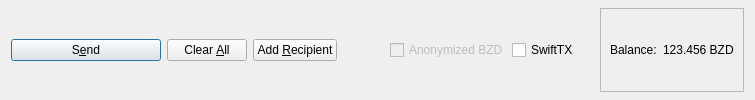
        <widget class="QFrame" name="frame_Send">
         <layout class="QHBoxLayout" name="horizontalLayout">
          <property name="topMargin">
           <number>4</number>
          </property>
          <property name="bottomMargin">
           <number>4</number>
          </property>
          <item>
           <widget class="QPushButton" name="sendButton">
            <property name="minimumSize">
             <size>
              <width>150</width>
              <height>0</height>
             </size>
            </property>
            <property name="toolTip">
             <string>Confirm the send action</string>
            </property>
            <property name="text">
             <string>S&amp;end</string>
            </property>
            <property name="icon">
             <iconset resource="../bitzayed.qrc">
              <normaloff>:/icons/send</normaloff>:/icons/send</iconset>
            </property>
            <property name="autoDefault">
             <bool>false</bool>
            </property>
            <property name="default">
             <bool>true</bool>
            </property>
           </widget>
          </item>
          <item>
           <widget class="QPushButton" name="clearButton">
            <property name="sizePolicy">
             <sizepolicy hsizetype="Minimum" vsizetype="Fixed">
              <horstretch>0</horstretch>
              <verstretch>0</verstretch>
             </sizepolicy>
            </property>
            <property name="toolTip">
             <string>Clear all fields of the form.</string>
            </property>
            <property name="text">
             <string>Clear &amp;All</string>
            </property>
            <property name="icon">
             <iconset resource="../bitzayed.qrc">
              <normaloff>:/icons/remove</normaloff>:/icons/remove</iconset>
            </property>
            <property name="autoDefault">
             <bool>false</bool>
            </property>
           </widget>
          </item>
          <item>
           <widget class="QPushButton" name="addButton">
            <property name="toolTip">
             <string>Send to multiple recipients at once</string>
            </property>
            <property name="text">
             <string>Add &amp;Recipient</string>
            </property>
            <property name="icon">
             <iconset resource="../bitzayed.qrc">
              <normaloff>:/icons/add</normaloff>:/icons/add</iconset>
            </property>
            <property name="autoDefault">
             <bool>false</bool>
            </property>
           </widget>
          </item>
          <item>
           <spacer name="horizontalSpacer">
            <property name="orientation">
             <enum>Qt::Horizontal</enum>
            </property>
            <property name="sizeType">
             <enum>QSizePolicy::MinimumExpanding</enum>
            </property>
            <property name="sizeHint" stdset="0">
             <size>
              <width>40</width>
              <height>20</height>
             </size>
            </property>
           </spacer>
          </item>
          <item>
           <layout class="QHBoxLayout" name="horizontalLayout_2">
            <property name="spacing">
             <number>3</number>
            </property>
            <property name="topMargin">
             <number>4</number>
            </property>
            <property name="bottomMargin">
             <number>4</number>
            </property>
            <item>
             <spacer name="horizontalSpacer_9">
              <property name="orientation">
               <enum>Qt::Horizontal</enum>
              </property>
              <property name="sizeType">
               <enum>QSizePolicy::Fixed</enum>
              </property>
              <property name="sizeHint" stdset="0">
               <size>
                <width>7</width>
                <height>20</height>
               </size>
              </property>
             </spacer>
            </item>
            <item>
             <widget class="QCheckBox" name="checkzBZD">
              <property name="enabled">
               <bool>false</bool>
              </property>
              <property name="text">
               <string>Anonymized BZD</string>
              </property>
             </widget>
            </item>
            <item>
             <widget class="QCheckBox" name="checkSwiftTX">
              <property name="enabled">
               <bool>true</bool>
              </property>
              <property name="minimumSize">
               <size>
                <width>85</width>
                <height>0</height>
               </size>
              </property>
              <property name="text">
               <string>SwiftTX</string>
              </property>
             </widget>
            </item>
            <item>
             <layout class="QVBoxLayout" name="verticalLayout_4">
              <item>
               <widget class="QFrame" name="frame_balance">
                <property name="frameShape">
                 <enum>QFrame::StyledPanel</enum>
                </property>
                <property name="frameShadow">
                 <enum>QFrame::Raised</enum>
                </property>
                <layout class="QHBoxLayout" name="horizontalLayout_3">
                 <property name="topMargin">
                  <number>5</number>
                 </property>
                 <property name="bottomMargin">
                  <number>5</number>
                 </property>
                 <item>
                  <widget class="QLabel" name="label">
                   <property name="text">
                    <string>Balance:</string>
                   </property>
                  </widget>
                 </item>
                 <item>
                  <widget class="QLabel" name="labelBalance">
                   <property name="sizePolicy">
                    <sizepolicy hsizetype="Preferred" vsizetype="Preferred">
                     <horstretch>0</horstretch>
                     <verstretch>0</verstretch>
                    </sizepolicy>
                   </property>
                   <property name="cursor">
                    <cursorShape>IBeamCursor</cursorShape>
                   </property>
                   <property name="text">
                    <string notr="true">123.456 BZD</string>
                   </property>
                   <property name="textInteractionFlags">
                    <set>Qt::LinksAccessibleByMouse|Qt::TextSelectableByKeyboard|Qt::TextSelectableByMouse</set>
                   </property>
                  </widget>
                 </item>
                </layout>
               </widget>
              </item>
             </layout>
            </item>
           </layout>
          </item>
         </layout>
        </widget>
